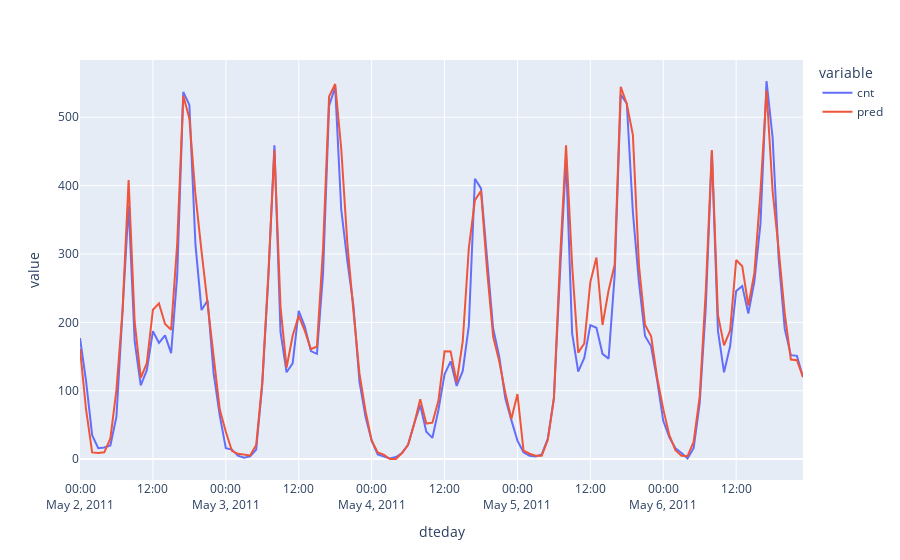

Notebook code for this chart:
### Markdown cell above
### Plotting Predictions
- Available dates '2011-01-01' -> '2012-12-31'

### Code cell
dateStart = '2011-05-02'
dateEnd = '2011-05-6'

xPred = X.loc[(X.index >= dateStart) & (X.index <= dateEnd),:]
pred = tune_search3.predict(xPred)

yReal = y.loc[(X.index >= dateStart) & (X.index <= dateEnd),:]
yReal['pred'] = pred
yReal = yReal.reset_index()
yReal['dteday'] = yReal['dteday'] + pd.to_timedelta(xPred.reset_index().hr, unit='h')

predictionPlot = pd.melt(yReal.reset_index(), id_vars=['dteday'], value_vars=['cnt','pred'])

px.line(predictionPlot, x='dteday', y='value', color='variable')
